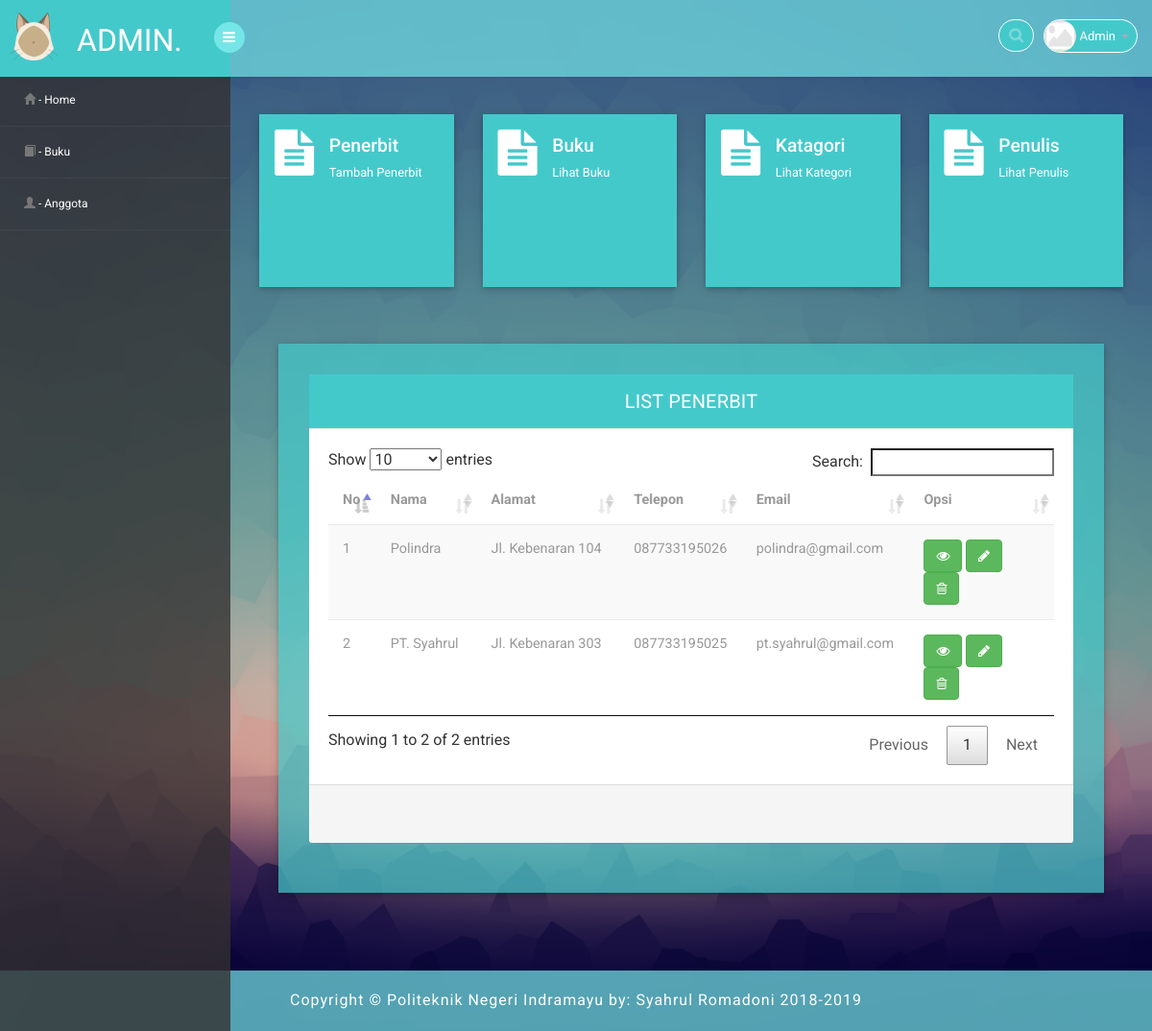
The app's page /1/media.php?page=penerbit (signed in) with its own data.
### tables this page shows
CREATE TABLE `penerbit` (
  `id` int(11) NOT NULL,
  `nama` varchar(255) DEFAULT NULL,
  `alamat` text,
  `telepon` varchar(255) DEFAULT NULL,
  `email` varchar(2555) DEFAULT NULL
);

### 1/halaman/mod_buku/penerbit.php (the view, shortened to what this page needs)
<head>
</head>
<div class="market-updates">
	<div class="col-md-3 market-update-gd">
		<div class="market-update-block clr-block-2">
			<div class="col-md-4 market-update-right">
				<a href="media.php?page=tambah_penerbit"><i class="fa fa-file-text"></i></a>
			</div>
			<div class="col-md-8 market-update-left">
				<a href="media.php?page=tambah_penerbit"><h4>Penerbit</h4></a>
				<p>Tambah Penerbit</p>
			</div>
			<div class="clearfix"> </div>
		</div>
	</div>
	<div class="col-md-3 market-update-gd">
		<div class="market-update-block clr-block-2">
			<div class="col-md-4 market-update-right">
				<a href="media.php?page=buku"><i class="fa fa-file-text"></i></a>
			</div>
			<div class="col-md-8 market-update-left">
				<a href="media.php?page=buku"><h4>Buku</h4></a>
				<p>Lihat Buku</p>
			</div>
			<div class="clearfix"> </div>
		</div>
	</div>
	<div class="col-md-3 market-update-gd">
		<div class="market-update-block clr-block-2">
			<div class="col-md-4 market-update-right">
				<a href="media.php?page=kategori"><i class="fa fa-file-text"></i></a>
			</div>
			<div class="col-md-8 market-update-left">
				<a href="media.php?page=kategori"><h4>Katagori</h4></a>
				<p>Lihat Kategori</p>
			</div>
			<div class="clearfix"> </div>
		</div>
	</div>
	<div class="col-md-3 market-update-gd">
		<div class="market-update-block clr-block-2">
			<div class="col-md-4 market-update-right">
				<a href="media.php?page=penulis"><i class="fa fa-file-text"></i></a>
			</div>
			<div class="col-md-8 market-update-left">
				<a href="media.php?page=penulis"><h4>Penulis</h4></a>
				<p>Lihat Penulis</p>
			</div>
			<div class="clearfix"> </div>
		</div>
	</div>
	<div class="clearfix"> </div>
</div>
<div class="row">
	<div class="panel-body">
		<div class="col-md-12 w3ls-graph">
			<div class="agileinfo-grap">
				<div class="panel panel-default">
					<div class="panel-heading">List Penerbit</div>
					    <div class="table-responsive sr">
					      <table id="data" class="table table-striped b-t b-light">
					        <thead>
					          <tr>
					          	<th>No</th>
					            <th>Nama</th>
					            <th>Alamat</th>
					            <th>Telepon</th>
					            <th>Email</th>
					            <th>Opsi</th>
					          </tr>
					        </thead>
					        <tbody>
					        	<?php
					        	include "../config/koneksi.php";
					        	$query = "SELECT * FROM penerbit";
					        	$hasil = mysqli_query($conn, $query);
					        	$tampil = mysqli_num_rows($hasil);
					        	$i = 1;
					        	if ( $tampil> 0) {
					        		while ( $data = mysqli_fetch_assoc($hasil)) {
					        	?>
					          <tr>
					          	<td><?php echo $i++ ?></td>
					            <td><?php echo $data['nama']; ?></td>
					            <td><?php echo $data['alamat']; ?></td>
					            <td><?php echo $data['telepon']; ?></td>
					            <td><?php echo $data['email']; ?></td>
					            <td>
					            	<a href="media.php?page=detail_penerbit&id=<?php echo $data['id']?>"><button class="btn btn-success" type="submit"><i class="fa fa-eye"></i></button></a>
                                    <a href="media.php?page=edit_penerbit&id=<?php echo $data['id'] ?>"><button class="btn btn-success" type="submit"><i class="fa fa-pencil"></i></button></a>
                                    <a href="halaman/mod_buku/aksi_hapus_penerbit.php?id=<?php echo $data['id'] ?>"><button class="btn btn-success" type="submit"><i class="fa fa-trash-o"></i></button></a>
					            </td>
					          </tr>
					          	<?php
					        		}
					        	}
					        	?>
					        </tbody>
					      </table>
					    </div>
					<footer class="panel-footer">
					  	<div class="row">
					  	</div>
					</footer>
				</div>
			</div>
		</div>
	</div>
</div>

### assets/css/style.css (style rules this page uses)
.sr { padding: 20px; }
.row { padding: 20px; }
.market-update-block { height: 180px; }
h4, h5, h6, h1, h2, h3 { margin: 0; }
p { margin: 0; }
html, body { font-family: 'Roboto', sans-serif; font-size: 100%; overflow-x: hidden; background: url(../images/bg00.png) no-repeat 0px 0px; background-size:cover; background-repeat: no-repeat; background-attachment: fixed; -webkit-background-size: 100%; }
body a { transition: 0.5s all ease; -webkit-transition: 0.5s all ease; -moz-transition: 0.5s all ease; -o-transition: 0.5s all ease; -ms-transition: 0.5s all ease; text-decoration:none; }
h1,h2,h3,h4,h5,h6 { margin:0; }
p { margin:0; }
.market-update-block { padding: 2em 2em; background: #999; }
.market-update-block h4 { font-size: 1.2em; color: #fff; margin: 0.3em 0em; }
.market-update-block p { color: #fff; font-size: 0.8em; line-height: 1.8em; }
.market-update-block.clr-block-2 { background: #44c9cb; box-shadow: 0 2px 5px 0 rgba(0, 0, 0, 0.16), 0 2px 10px 0 rgba(0, 0, 0, 0.12); transition: 0.5s all; -webkit-transition: 0.5s all; -moz-transition: 0.5s all; -o-transition: 0.5s all; }
.market-update-right i.fa.fa-file-text { font-size: 3em; color:#fff; text-align: left; }
.market-update-left { padding: 0px; }
.market-update-right { padding-left: 0; }
.market-updates { margin: 1.5em 0; }
.panel-heading { position: relative; height: 57px; line-height: 57px; letter-spacing: 0.2px; color: white; font-size: 18px; font-weight: 400; padding: 0 16px; background:#44c9cb; border-top-right-radius: 2px; border-top-left-radius: 2px; text-transform: uppercase; text-align: center; }
.panel { border: none ! important; }
.agileinfo-grap { padding: 2em; background:rgba(68, 201, 203, 0.70); box-shadow: 0 2px 5px 0 rgba(0, 0, 0, 0.16), 0 2px 10px 0 rgba(0, 0, 0, 0.12); }
.table>thead>tr>th { border-bottom: 1px solid #e1ab91 ! important; }
.table>tbody>tr>td, .table>tbody>tr>th, .table>tfoot>tr>td, .table>tfoot>tr>th, .table>thead>tr>td, .table>thead>tr>th { border-bottom: 1px solid #e9e9e9 ! important; }
.table > thead > tr > th, .table > tbody > tr > th, .table > tfoot > tr > th, .table > thead > tr > td, .table > tbody > tr > td, .table > tfoot > tr > td { border-top: none !important; }
.table td, .table>tbody>tr>td, .table>tbody>tr>th, .table>tfoot>tr>td, .table>tfoot>tr>th, .table>thead>tr>td, .table>thead>tr>th { padding: 15px!important; }
.table > thead > tr > th, .table > tbody > tr > th, .table > tfoot > tr > th, .table > thead > tr > td, .table > tbody > tr > td, .table > tfoot > tr > td { font-size: 0.9em; color: #999; border-top: none !important; }
.panel-default>.panel-heading { color: white ! important; background-color: #44c9cb ! important; border-color: #ddede0 ! important; font-size: 20px; }
@media (max-width: 1280px) { .market-update-block { padding: 1em 1em; } }

### records on screen
penerbit: nama "Polindra", alamat "Jl. Kebenaran 104", telepon "087733195026", email "polindra@gmail.com"
penerbit: nama "PT. Syahrul", alamat "Jl. Kebenaran 303", telepon "087733195025", email "pt.syahrul@gmail.com"

### other values on screen
$_SESSION['username'] "Admin"
